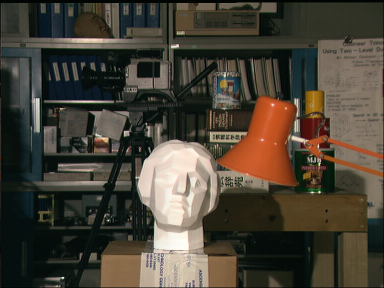
#> input picture data/tsucuba_left.png, 384 x 288 px, found by its file name
$ python EpipolarGeometry.py
#> lines starting #> are read from the running program, lines starting #| are printed output that depends on the picture
### ImageFeaturesHomography.py
import numpy as np
import cv2
UBIT = 'pratikap'; np.random.seed(sum([ord(c) for c in UBIT]))
MOUNTAIN1 = r"data\mountain1.jpg"
MOUNTAIN2 = r"data\mountain2.jpg"


class ImageFeaturesHomography:

    def task1(self, input_img, result_img):
        gray_scale_img = cv2.cvtColor(input_img, cv2.COLOR_BGR2GRAY)
        sift = cv2.xfeatures2d.SIFT_create()
        key_points = sift.detect(gray_scale_img, None)
        result_img_mat = cv2.drawKeypoints(input_img,key_points,color=(0,255,255), outImage=np.array([]), flags=cv2.DRAW_MATCHES_FLAGS_DRAW_RICH_KEYPOINTS)
        cv2.imwrite(result_img, result_img_mat)

    def task2(self,image_1, image_2,result_img):
        img1 = cv2.cvtColor(image_1, cv2.COLOR_BGR2GRAY)
        img2 = cv2.cvtColor(image_2, cv2.COLOR_BGR2GRAY)
        detector = cv2.xfeatures2d.SIFT_create()
        key_points1, descript1 = detector.detectAndCompute(img1, None)
        key_points2, descript2 = detector.detectAndCompute(img2, None)

        matcher = cv2.DescriptorMatcher_create(cv2.DescriptorMatcher_FLANNBASED)
        knn_matches = matcher.knnMatch(descript1, descript2, k=2)

        good_matches = []
        for m, n in knn_matches:
            if m.distance < 0.75 * n.distance:
                good_matches.append(m)

        img_matches = np.empty((max(img1.shape[0], img2.shape[0]), img1.shape[1] + img2.shape[1], 3), dtype=np.uint8)
        cv2.drawMatches(image_1, key_points1, image_2, key_points2, good_matches, img_matches,
                       flags=cv2.DrawMatchesFlags_NOT_DRAW_SINGLE_POINTS)
        cv2.imwrite(result_img, img_matches)
        return key_points1, key_points2, good_matches

    # [59 lines left out: functions task3, task4, task5, start, not called in this run]


def main():
    ifh = ImageFeaturesHomography()
    ifh.start()


# [2 lines that do not run on import are left out]

### EpipolarGeometry.py
import numpy as np
import cv2
from ImageFeaturesHomography import ImageFeaturesHomography
UBIT = 'pratikap'; np.random.seed(sum([ord(c) for c in UBIT]))


class EpipolarGeometry:
    def task1(self, img1,img2, output1,output2,output3):
        ifh = ImageFeaturesHomography()
        ifh.task1(img1,output1)
        ifh.task1(img2,output2)
        ifh.task2(img1, img2, output3)

    def task2(self, img_1, img_2):
        img1 = cv2.cvtColor(img_1, cv2.COLOR_BGR2GRAY)
        img2 = cv2.cvtColor(img_2, cv2.COLOR_BGR2GRAY)

        #detector = cv2.xfeatures2d_SURF.create(hessianThreshold=400)
        sift = cv2.xfeatures2d.SIFT_create()
        key_points1, descript1 = sift.detectAndCompute(img1, None)
        key_points2, descript2 = sift.detectAndCompute(img2, None)
        #matcher = cv2.DescriptorMatcher_create(cv2.DescriptorMatcher_FLANNBASED)
        FLANN_INDEX_KDTREE = 0
        index_params = dict(algorithm=FLANN_INDEX_KDTREE, trees=5)
        search_params = dict(checks=50)
        flann = cv2.FlannBasedMatcher(index_params, search_params)
        #matches = flann.knnMatch(des1, des2, k=2)
        knn_matches = flann.knnMatch(descript1, descript2, k=2)
        # -- Filter matches using the Lowe's ratio test
        points1 = []
        points2 = []
        for m, n in knn_matches:
            if m.distance < 0.75 * n.distance:
                points1.append(key_points1[m.queryIdx].pt)
                points2.append(key_points2[m.trainIdx].pt)
        points1 = np.int32(points1)
        points2 = np.int32(points2)
        F, mask = cv2.findFundamentalMat(points1, points2, cv2.RANSAC)
        print(F)
        return F, mask, points1, points2

    def task3(self, F, mask,img1,img2, points1, points2):
        pts1 = points1[mask.ravel() == 1]
        pts2 = points2[mask.ravel() == 1]
        n_pts1 = []
        n_pts2 = []
        for i in np.random.randint(0, len(pts1)-1, 10):
            n_pts1.append(pts1[i])
            n_pts2.append(pts2[i])

        pts1 = np.int32(n_pts1)
        pts2 = np.int32(n_pts2)

        lines1 = cv2.computeCorrespondEpilines(pts2.reshape(-1, 1, 2), 2, F)
        lines1 = lines1.reshape(-1, 3)
        img5, img6 = self.draw_lines(img1, img2, lines1, pts1, pts2)
        lines2 = cv2.computeCorrespondEpilines(pts1.reshape(-1, 1, 2), 1, F)
        lines2 = lines2.reshape(-1, 3)
        img3, img4 = self.draw_lines(img2, img1, lines2, pts2, pts1)
        cv2.imwrite(r'data\task2_epi_right.jpg',img5)
        cv2.imwrite(r'data\task2_epi_left.jpg',img3)

    def draw_lines(self, img_1, img_2, lines, pts1, pts2):
        r, c= cv2.cvtColor(img_1,cv2.COLOR_BGR2GRAY).shape
        img1 = cv2.cvtColor(cv2.cvtColor(img_1,cv2.COLOR_BGR2GRAY), cv2.COLOR_GRAY2BGR)
        img2 = cv2.cvtColor(cv2.cvtColor(img_2,cv2.COLOR_BGR2GRAY), cv2.COLOR_GRAY2BGR)
        clr = np.array([10,50,255])
        for r, pt1, pt2 in zip(lines, pts1, pts2):
            clr = np.add(clr,np.array([20,15,-20]))
            color = tuple(clr.tolist())
            x0, y0 = map(int, [0, -r[2] / r[1]])
            x1, y1 = map(int, [c, -(r[2] + r[0] * c) / r[1]])
            img1 = cv2.line(img1, (x0, y0), (x1, y1), color, 1)
            img1 = cv2.circle(img1, tuple(pt1), 5, color, -1)
            img2 = cv2.circle(img2, tuple(pt2), 5, color, -1)
        return img1, img2

    def task4(self,img1,img2):
        img_l = cv2.cvtColor(img1,cv2.COLOR_BGR2GRAY)
        img_r = cv2.cvtColor(img2, cv2.COLOR_BGR2GRAY)
        stereo = cv2.StereoBM_create(numDisparities=64, blockSize=11)
        disparity = stereo.compute(img_l, img_r)
        #import matplotlib.pyplot as plt
        cv2.imwrite(r'data\\task2_disparity.jpg',disparity)

    def start(self):
        img_left = cv2.imread(r'data\tsucuba_left.png')
        img_right = cv2.imread(r'data\tsucuba_right.png')
        self.task1(img_left,img_right,r'data\task2_sift1.jpg',r'data\task2_sift2.jpg',r'data\task2_matches_knn.jpg')
        print("--" * 5, "task 2.1 completed", "--" * 5)
        F, mask, points1, points2 = self.task2(img_left, img_right)
        print("--" * 5, "task 2.2 completed", "--" * 5)
        self.task3(F, mask,img_left,img_right, points1, points2)
        print("--" * 5, "task 2.3 completed", "--" * 5)
        img_left = cv2.imread(r'data\tsucuba_left.png')
        img_right = cv2.imread(r'data\tsucuba_right.png')
        self.task4(img_left, img_right)
        print("--" * 5, "task 2.4 completed", "--" * 5)


def main():
    eg = EpipolarGeometry()
    eg.start()
#> in start, img_left is the input picture: shape (288, 384, 3); mean B, G, R 54.7, 66.6, 73.2
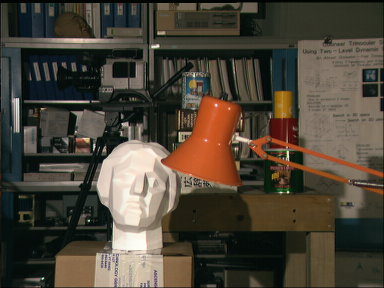
#> input picture data/tsucuba_right.png, 384 x 288 px, found by its file name
#> in start, img_right is the input picture: shape (288, 384, 3); mean B, G, R 55.6, 68.2, 75.9
#> in task1, `key_points = sift.detect(gray_scale_img, None)`: key_points = 717 keypoints; strongest (x, y, size): (174, 178, 47.3), (126, 133, 3.8), (177, 46, 2.7), (36, 102, 5.7)
#> in task1 (call 2), `key_points = sift.detect(gray_scale_img, None)`: key_points = 708 keypoints; strongest (x, y, size): (94, 146, 1.9), (133, 178, 47.6), (157, 46, 2.7), (288, 153, 1.9)
#> in task2, `key_points1, descript1 = detector.detectAndCompute(img1, None)`: key_points1 = 717 keypoints; strongest (x, y, size): (174, 178, 47.3), (126, 133, 3.8), (177, 46, 2.7), (36, 102, 5.7)
#> in task2, `key_points2, descript2 = detector.detectAndCompute(img2, None)`: key_points2 has the same summary as key_points in task1
#> in task2, `knn_matches = matcher.knnMatch(descript1, descript2, k=2)`: knn_matches = 717 matches
#> after the loop in task2, `for m, n in knn_matches:`: good_matches = 282 matches
#> in task2, `cv2.drawMatches(image_1, key_points1, image_2, key_points2, good_match..`:
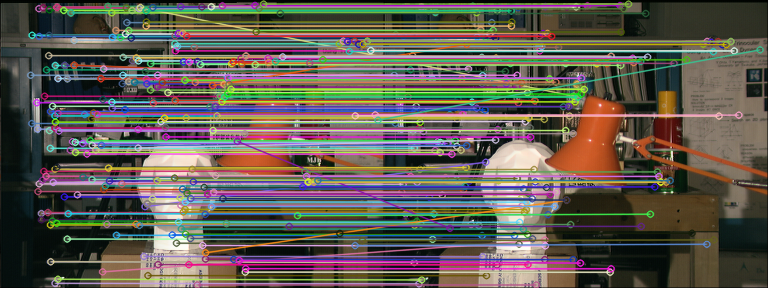
#> img_matches: shape (288, 768, 3); mean B, G, R 82.5, 91, 97.4
#> in task2, `key_points2, descript2 = sift.detectAndCompute(img2, None)`: key_points2 has the same summary as key_points in task1
#> in task2, `knn_matches = flann.knnMatch(descript1, descript2, k=2)`: knn_matches = 717 matches
#> after the loop in task2, `for m, n in knn_matches:`: points1 = 279 pairs, first value 30.22 to 377.5, second value 3.55 to 284.5; points2 = 279 pairs, first value 9.74 to 375.6, second value 3.54 to 284.5
#> in task2, `points1 = np.int32(points1)`: points1 = 279 pairs, first value 30 to 377, second value 3 to 284
#> in task2, `points2 = np.int32(points2)`: points2 = 279 pairs, first value 9 to 375, second value 3 to 284
#> in task2, `F, mask = cv2.findFundamentalMat(points1, points2, cv2.RANSAC)`: F = [[6.75e-07, 4.3e-05, 0.0179], [-3.04e-05, 1.94e-05, 0.422], [-0.02, -0.429, 1]]; mask = 279 values, max 1 at index 0, min 0 at index 35, mean 0.961
#| [[ 6.75359948e-07  4.29651925e-05  1.78516659e-02]
#|  [-3.04156715e-05  1.94087152e-05  4.22146563e-01]
#|  [-2.00189203e-02 -4.28512986e-01  1.00000000e+00]]
#> in task3, `pts1 = points1[mask.ravel() == 1]`: pts1 = 268 pairs, first value 30 to 374, second value 3 to 284
#> in task3, `pts2 = points2[mask.ravel() == 1]`: pts2 = 268 pairs, first value 9 to 354, second value 3 to 284
#> the loop in task3, `for i in np.random.randint(0, len(pts1)-1, 10):` made 10 passes
#> i on passes 1 to 10: 241, 3, 21, 35, 143, 121, 139, 131, 127, 82
#> after the loop in task3, `for i in np.random.randint(0, len(pts1)-1, 10):`: n_pts1 = [[304, 171], [36, 102], [48, 130], [54, 121], [174, 177], [146, 203], [164, 126], [156, 86], [152, 6], [107, 5]]; n_pts2 = [[272, 171], [15, 102], [28, 130], [35, 121], [132, 178], [105, 203], [145, 127], [132, 86], [133, 7], [88, 5]]
#> in task3, `pts1 = np.int32(n_pts1)`: pts1 has the same summary as n_pts1
#> in task3, `pts2 = np.int32(n_pts2)`: pts2 has the same summary as n_pts2
#> in task3, `lines1 = cv2.computeCorrespondEpilines(pts2.reshape(-1, 1, 2), 2, F)`: lines1 = [[-0.0604, -0.998, 188.4], [-0.0542, -0.999, 103.9], [-0.0563, -0.998, 132.5], [-0.0557, -0.998, 123.9], [-0.0603, -0.998, 186.8], [-0.0621, -0.998, 210.4], [-0.0566, -0.998, 136], [-0.0535, -0.999, 94.03], [-0.0476, -0.999, 14.96], [-0.0473, -0.999, 11.01]]
#> the loop in draw_lines, `for r, pt1, pt2 in zip(lines, pts1, pts2):` made 10 passes
#> (r, pt1, pt2, color, y0, y1) on passes 1 to 9: ([-0.0604, -0.998, 188.4], [304, 171], [272, 171], (30, 65, 235), 188, 165), ([-0.0542, -0.999, 103.9], [36, 102], [15, 102], (50, 80, 215), 104, 83), ([-0.0563, -0.998, 132.5], [48, 130], [28, 130], (70, 95, 195), 132, 111), ([-0.0557, -0.998, 123.9], [54, 121], [35, 121], (90, 110, 175), 124, 102), ([-0.0603, -0.998, 186.8], [174, 177], [132, 178], (110, 125, 155), 187, 163), ([-0.0621, -0.998, 210.4], [146, 203], [105, 203], (130, 140, 135), 210, 186), ([-0.0566, -0.998, 136], [164, 126], [145, 127], (150, 155, 115), 136, 114), ([-0.0535, -0.999, 94.03], [156, 86], [132, 86], (170, 170, 95), 94, 73), ([-0.0476, -0.999, 14.96], [152, 6], [133, 7], (190, 185, 75), 14, -3)
#> after the loop in draw_lines, `for r, pt1, pt2 in zip(lines, pts1, pts2):`: img1: shape (288, 384, 3); mean B, G, R 68.7, 69.2, 70
#> after the loop in draw_lines, `for r, pt1, pt2 in zip(lines, pts1, pts2):`:
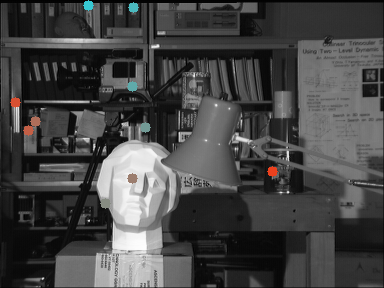
#> img2: shape (288, 384, 3); mean B, G, R 69.2, 69.3, 69.4
#> in task3, `lines2 = cv2.computeCorrespondEpilines(pts1.reshape(-1, 1, 2), 1, F)`: lines2 = [[0.0609, 0.998, -187.9], [0.0525, 0.999, -102.5], [0.0554, 0.998, -131.3], [0.0545, 0.999, -122.6], [0.0607, 0.998, -186], [0.0631, 0.998, -210.4], [0.0556, 0.998, -133.9], [0.0516, 0.999, -92.88], [0.0436, 0.999, -11.04], [0.0433, 0.999, -7.83]]
#> the loop in draw_lines (call 2), `for r, pt1, pt2 in zip(lines, pts1, pts2):` made 10 passes
#> (r, pt1, pt2, color, y0, y1) on passes 1 to 9: ([0.0609, 0.998, -187.9], [272, 171], [304, 171], (30, 65, 235), 188, 164), ([0.0525, 0.999, -102.5], [15, 102], [36, 102], (50, 80, 215), 102, 82), ([0.0554, 0.998, -131.3], [28, 130], [48, 130], (70, 95, 195), 131, 110), ([0.0545, 0.999, -122.6], [35, 121], [54, 121], (90, 110, 175), 122, 101), ([0.0607, 0.998, -186], [132, 178], [174, 177], (110, 125, 155), 186, 163), ([0.0631, 0.998, -210.4], [105, 203], [146, 203], (130, 140, 135), 210, 186), ([0.0556, 0.998, -133.9], [145, 127], [164, 126], (150, 155, 115), 134, 112), ([0.0516, 0.999, -92.88], [132, 86], [156, 86], (170, 170, 95), 93, 73), ([0.0436, 0.999, -11.04], [133, 7], [152, 6], (190, 185, 75), 11, -5)
#> pass 1, in draw_lines (call 2), `img1 = cv2.line(img1, (x0, y0), (x1, y1), color, 1)`:
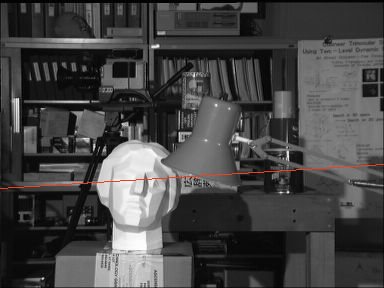
#> img1: shape (288, 384, 3); mean B, G, R 68.8, 68.9, 69.5
#> after the loop in draw_lines (call 2), `for r, pt1, pt2 in zip(lines, pts1, pts2):`:
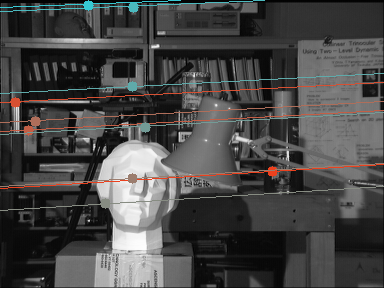
#> img1: shape (288, 384, 3); mean B, G, R 70.4, 70.9, 71.8
#> after the loop in draw_lines (call 2), `for r, pt1, pt2 in zip(lines, pts1, pts2):`:
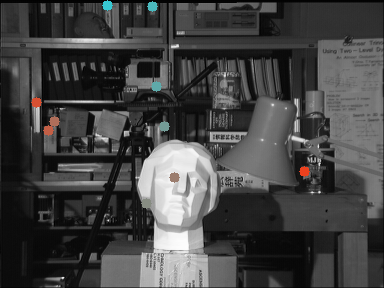
#> img2: shape (288, 384, 3); mean B, G, R 67.4, 67.5, 67.6
#> in task4, `cv2.imwrite(r'data\\task2_disparity.jpg',disparity)`:
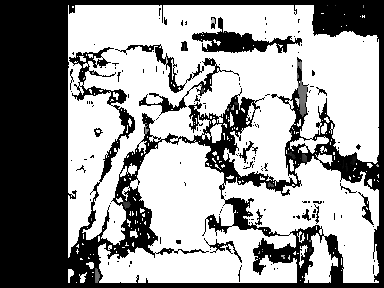
#> saved as task2_disparity.jpg: shape (288, 384); min 0, max 255, mean 153


if __name__ == "__main__":
    main()
